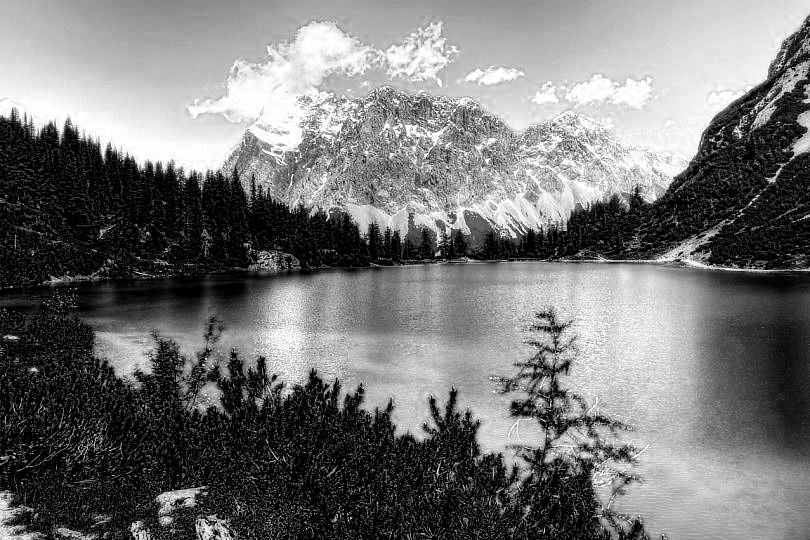
#> input picture Laboratorio 1/imagen1/imagen1_salida_gray_azul.jpg, 810 x 540 px
$ jupyter execute --allow-errors Lab1_08000049.ipynb
#> lines starting #> are read from the running program, lines starting #| are printed output that depends on the picture
# Laboratorio No. 1

[cell 1]
import cv2
import matplotlib.pyplot as plt
import numpy as np

## Problema 1
Desarrolle una funcion la cual reciba dos parametros, una imagen y un entero llamado color, la
funcion debe devolver una imagen la cual tenga activos los canales de color segun los siguientes
puntos:
1. Si el parametro color vale 1, la imagen debe mostrar activos unicamente el color azul.
2. Si el parametro color vale 2, la imagen debe mostrar activos unicamente el color verde.
3. Si el parametro color vale 3, la imagen debe mostrar activos unicamente el color rojo.
4. Si el parametro color vale 10, la imagen debe mostrar activos unicamente los colores rojo y
verde.
5. Si el parametro color vale 20, la imagen debe mostrar activos unicamente los colores verde y
azul.
6. Si el parametro color vale 30, la imagen debe mostrar activos unicamente los colores azul y
rojo.

[cell 2]
import cv2
import numpy as np
import matplotlib.pyplot as plt

def filtrar_colores(imagen, color):

    imagen_nueva1 = np.zeros_like(imagen)

    if color == 1:
        # Azul
        imagen_nueva1[:, :, 0] = imagen[:, :, 0]
    elif color == 2:
        # verde
        imagen_nueva1[:, :, 1] = imagen[:, :, 1]
    elif color == 3:
        # rojo
        imagen_nueva1[:, :, 2] = imagen[:, :, 2]
    elif color == 10:
        # rojo y verde
        imagen_nueva1[:, :, 1] = imagen[:, :, 1]
        imagen_nueva1[:, :, 2] = imagen[:, :, 2]
    elif color == 20:
        # verde y azul
        imagen_nueva1[:, :, 0] = imagen[:, :, 0]
        imagen_nueva1[:, :, 1] = imagen[:, :, 1]
    elif color == 30:
        # azul y rojo
        imagen_nueva1[:, :, 0] = imagen[:, :, 0]
        imagen_nueva1[:, :, 2] = imagen[:, :, 2]
    else:

        return imagen

    return imagen_nueva1

## Problema 2

En el .zip del laboratorio se le compartio un conjunto de imagenes en escala de grises (imagen1, imagen2, perro) estas imagenes fueron creadas utilizando una escala de grises en 3D, cree una funcion que dadas las 3 imagenes se construya la imagen original a color.

[cell 3]
import cv2
import numpy as np
import matplotlib.pyplot as plt

def reconstruir_imagen_color(imagen1_paths, imagen2_paths, perro_paths):
    # Cargar imagenes
    imagen1_azul = cv2.imread(imagen1_paths[0], cv2.IMREAD_GRAYSCALE)
#> imagen1_azul is the input picture: shape (540, 810); min 0, max 255, mean 118.1
    imagen1_verde = cv2.imread(imagen1_paths[1], cv2.IMREAD_GRAYSCALE)
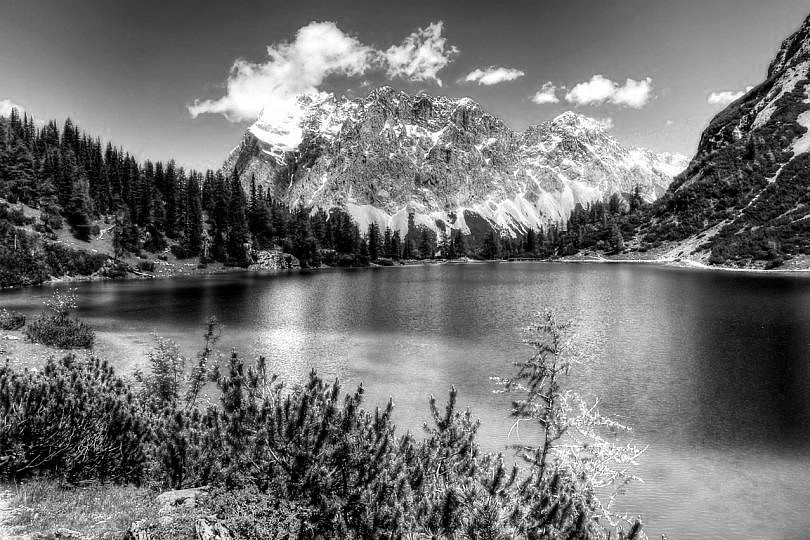
#> input picture Laboratorio 1/imagen1/imagen1_salida_gray_verde.jpg, 810 x 540 px
#> imagen1_verde is the input picture: shape (540, 810); min 0, max 255, mean 113.9
    imagen1_rojo = cv2.imread(imagen1_paths[2], cv2.IMREAD_GRAYSCALE)
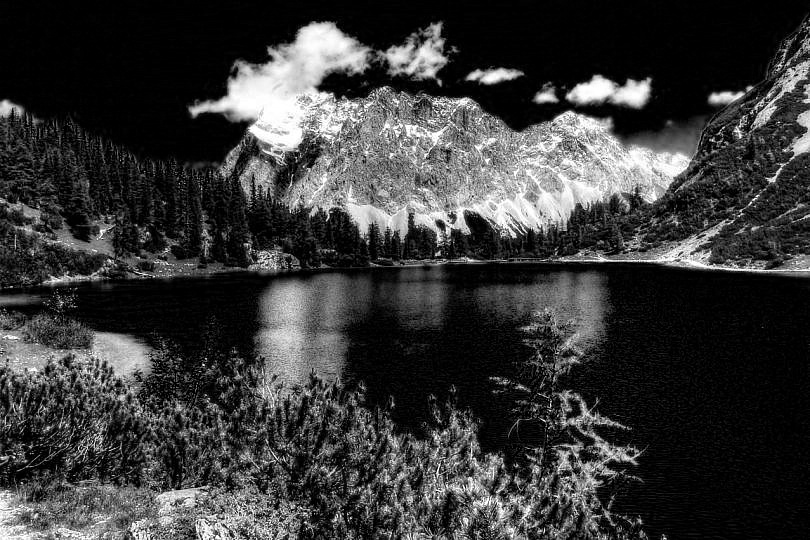
#> input picture Laboratorio 1/imagen1/imagen1_salida_gray_rojo.jpg, 810 x 540 px
#> imagen1_rojo is the input picture: shape (540, 810); min 0, max 255, mean 57.5

    imagen2_azul = cv2.imread(imagen2_paths[0], cv2.IMREAD_GRAYSCALE)
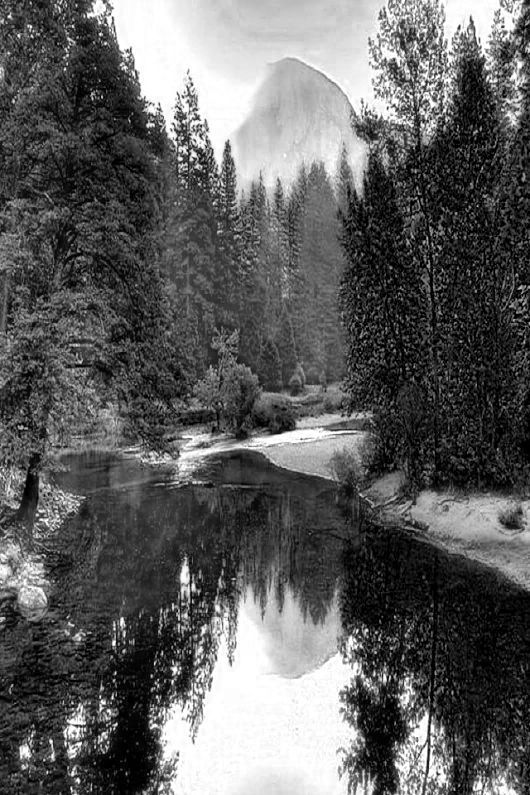
#> input picture Laboratorio 1/imagen2/imagen2_salida_gray_azul.jpg, 530 x 795 px
#> imagen2_azul is the input picture: shape (795, 530); min 0, max 255, mean 95.1
    imagen2_verde = cv2.imread(imagen2_paths[1], cv2.IMREAD_GRAYSCALE)
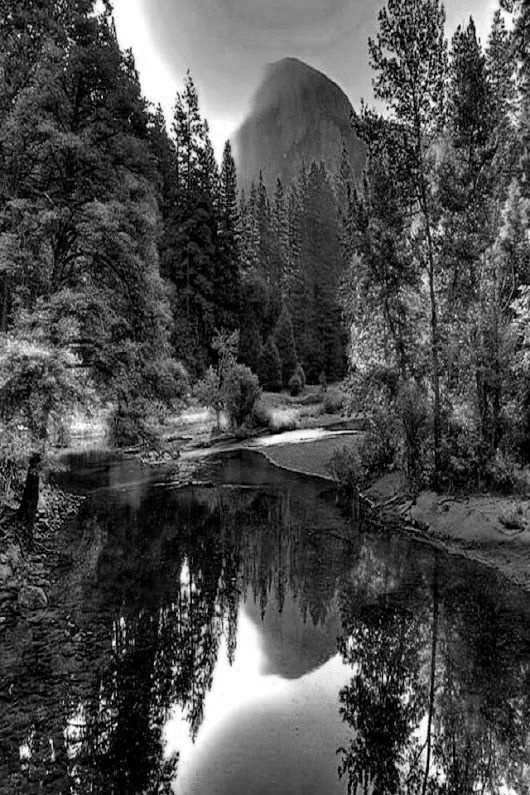
#> input picture Laboratorio 1/imagen2/imagen2_salida_gray_verde.jpg, 530 x 795 px
#> imagen2_verde is the input picture: shape (795, 530); min 0, max 255, mean 75.3
    imagen2_rojo = cv2.imread(imagen2_paths[2], cv2.IMREAD_GRAYSCALE)
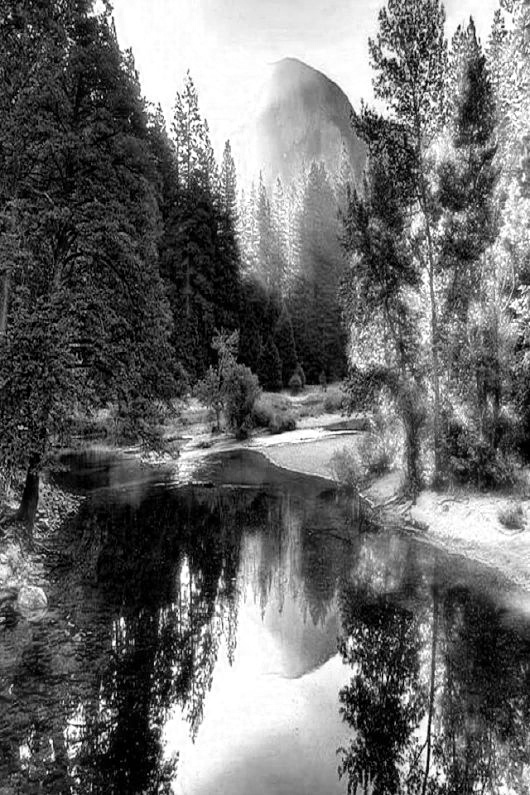
#> input picture Laboratorio 1/imagen2/imagen2_salida_gray_rojo.jpg, 530 x 795 px
#> imagen2_rojo is the input picture: shape (795, 530); min 0, max 255, mean 106.5

    perro_azul = cv2.imread(perro_paths[0], cv2.IMREAD_GRAYSCALE)
    perro_verde = cv2.imread(perro_paths[1], cv2.IMREAD_GRAYSCALE)
    perro_rojo = cv2.imread(perro_paths[2], cv2.IMREAD_GRAYSCALE)

    # Crear imágenes en color vacías
    imagen1_color = np.zeros((imagen1_azul.shape[0], imagen1_azul.shape[1], 3), dtype=np.uint8)
    imagen2_color = np.zeros((imagen2_azul.shape[0], imagen2_azul.shape[1], 3), dtype=np.uint8)
    perro_color = np.zeros((perro_azul.shape[0], perro_azul.shape[1], 3), dtype=np.uint8)

    # Asignar cada imagen de escala de grises a su canal de color
    imagen1_color[:, :, 0] = imagen1_azul  # Canal azul
    imagen1_color[:, :, 1] = imagen1_verde  # Canal verde
    imagen1_color[:, :, 2] = imagen1_rojo   # Canal rojo

    imagen2_color[:, :, 0] = imagen2_azul  # Canal azul
    imagen2_color[:, :, 1] = imagen2_verde  # Canal verde
    imagen2_color[:, :, 2] = imagen2_rojo   # Canal rojo

    perro_color[:, :, 0] = perro_azul  # Canal azul
    perro_color[:, :, 1] = perro_verde  # Canal verde
    perro_color[:, :, 2] = perro_rojo   # Canal rojo

    return imagen1_color, imagen2_color, perro_color

imagen1_paths = [
    'imagen1/imagen1_salida_gray_azul.jpg',
    'imagen1/imagen1_salida_gray_verde.jpg',
    'imagen1/imagen1_salida_gray_rojo.jpg'
]

imagen2_paths = [
    'imagen2/imagen2_salida_gray_azul.jpg',
    'imagen2/imagen2_salida_gray_verde.jpg',
    'imagen2/imagen2_salida_gray_rojo.jpg'
]

perro_paths = [
    'perro/perro_salida_gray_azul.jpg',
    'perro/perro_salida_gray_verde.jpg',
    'perro/perro_salida_gray_rojo.jpg'
]

# Reconstruyendo imagenes
#> (the rest of this cell did not finish here and is left out)

## Problema 3
Cree una funcion que dada una imagen cree una escala de grises en tres dimensiones, tome en cuenta que su funcion debe crear 3 imagenes como salida. Para entregar este ejercicio debe incluir una las imagenes que haya utilizado como prueba y el resultado de las misma, no puede utilizar la imagen del Problema #2.

[cell 4]
def crear_escala_grises_3d(img3, output_prefix):

    imagen_color = cv2.imread(img3)

    azul, verde, rojo = cv2.split(imagen_color)

    cv2.imwrite(f'{output_prefix}_gray_azul.jpg', azul)
    cv2.imwrite(f'{output_prefix}_gray_verde.jpg', verde)
    cv2.imwrite(f'{output_prefix}_gray_rojo.jpg', rojo)

    return azul, verde, rojo

# Carga de la imagen de prueba
img3 = 'f16.tiff'
output_prefix = 'imagen_prueba'

# Creación de las escalas de grises
#> (the rest of this cell did not finish here and is left out)

## Problema 4
Cree una funcion que dada una imagen, muestre el histograma de cada canal de color y el de escala de grises (utilice un promedio aritmetico para su escala de grises, no puede usar funciones de opencv), sus histogramas deben incluir una linea vertical la cual muestre el valor de la media de la distribucion.

[cell 5]
img3_original = cv2.imread("f16.tiff", cv2.IMREAD_GRAYSCALE) # convertimos la imagen a escala de grises de un canal
#> (the rest of this cell did not finish here and is left out)

#> (a cell that did not finish here is left out)

[cell 7]
#histograma original
hist1 = cv2.calcHist([img3_original], [0], None,[256], [0, 256])
#> hist1 = 256 values from 0 to 0
plt.plot(hist1, color="gray")
plt.xlabel("intensidad del pixel")
plt.ylabel("cantidad de pixeles")
plt.title("Histograma Original")
plt.show()
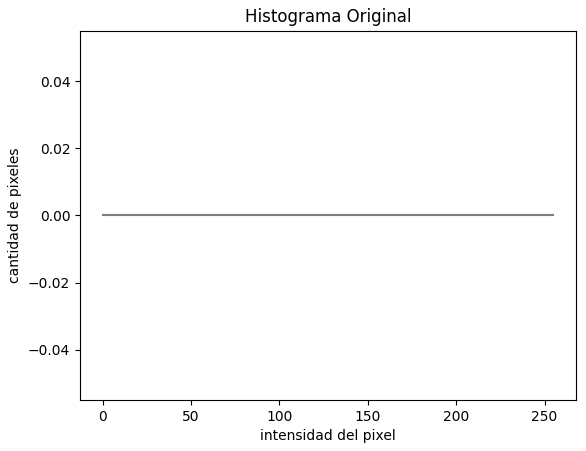
#> figure drawn by matplotlib, 1 panel
